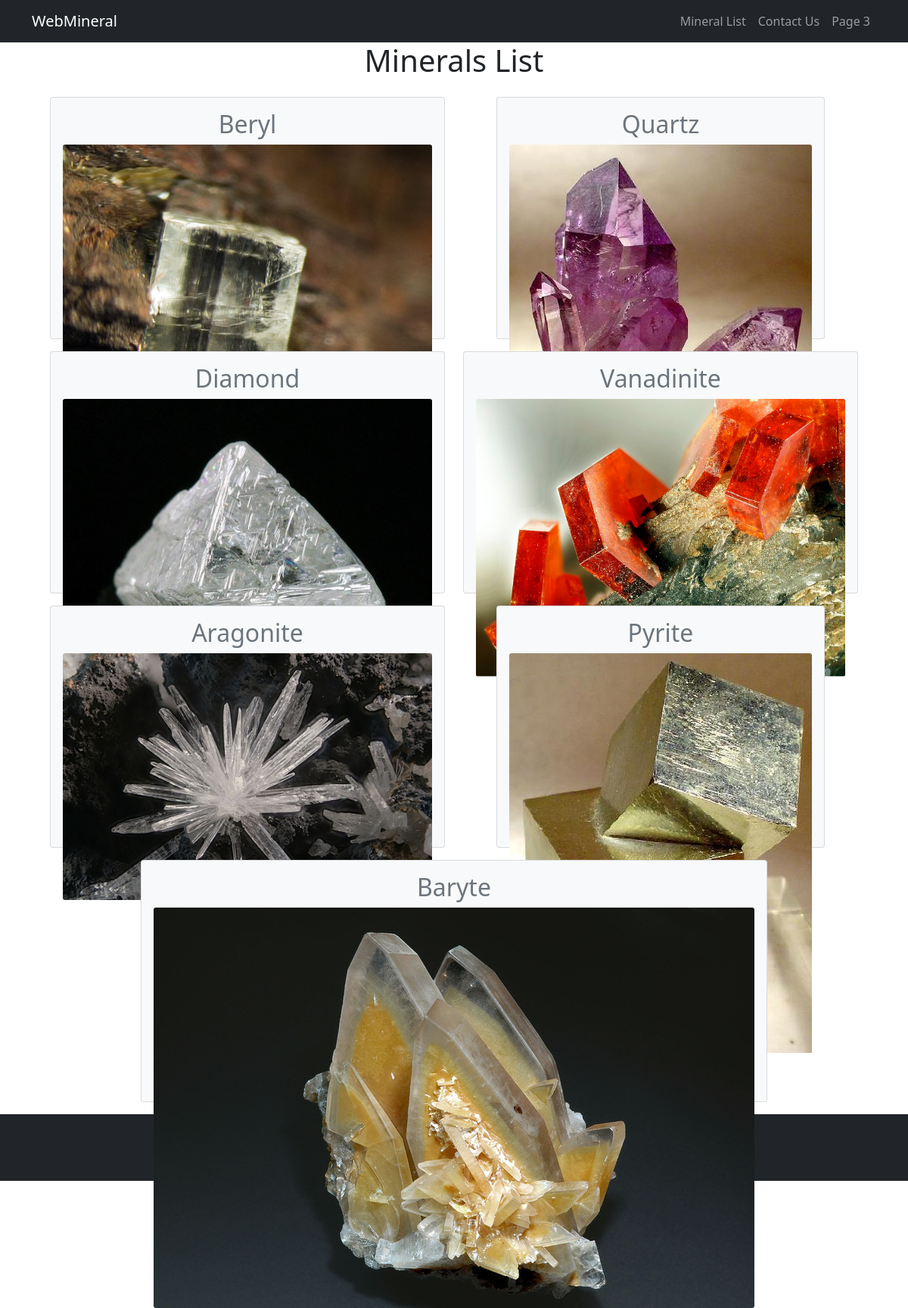
Page /mineral_list.php on the committed database.
### tables this page shows
CREATE TABLE `mineral`
(
    `id`               int           NOT NULL AUTO_INCREMENT,
    `name`             varchar(255)  NOT NULL,
    `chemical_formula` varchar(255)  NOT NULL,
    `crystalSystemID`  int,
    `minHardness`      decimal(3, 1) NOT NULL,
    `maxHardness`      decimal(3, 1) NOT NULL,
    `picturePath`      varchar(255)  NOT NULL,
    PRIMARY KEY(`id`),
    FOREIGN KEY (`crystalSystemID`) REFERENCES `crystal_system`(`id`) ON DELETE CASCADE
);

### templates/card.php (the view)
<div class="col d-flex justify-content-center">
    <div  class="card bg-light" style="height: 20rem">
        <a class="h-100" href="mineral.php?id=<?php echo $mineral['id'] ?>">
            <div class="card-body h-100">
                <h2 class="card-title"><?php echo $mineral['name']; ?></h2>
                <img class="card-img img-responsive" src="<?php echo $mineral['picturePath']; ?>" >
            </div>
        </a>
    </div>
</div>

### templates/header.php (shortened to what this page needs)
<!doctype html>
<html lang="en">
<head>
    <link href="css/bootstrap.min.css" rel="stylesheet">
    <link href="css/mystyle.css" rel="stylesheet">
</head>
<body class="d-flex flex-column min-vh-100">
<nav class="navbar navbar-expand-lg navbar-dark bg-dark" aria-label="Eighth navbar example">
    <div class="container">
        <a class="navbar-brand" href="/index.php">WebMineral</a>
        <div class="collapse navbar-collapse" id="navbarsExample07">
            <span class="d-flex">
            <ul class="navbar-nav me-auto mb-2 mb-lg-0">
              <li class="nav-item">
                <a class="nav-link" aria-current="page" href="mineral_list.php">Mineral List</a>
              </li>
              <li class="nav-item">
                <a class="nav-link" aria-current="page" href="contact.php">Contact Us</a>
              </li>
              <li class="nav-item">
                <a class="nav-link" aria-current="page" href="page-3.php">Page 3</a>
              </li>
            </ul>
          </span>
        </div>
    </div>
</nav>

### mineral_list.php (shortened to what this page needs)
<?php include "templates/header.php";
$query = 'SELECT id, name, picturePath FROM mineral';
$statement = $db->prepare($query);
$statement->execute();
$minerals = $statement->fetchAll();
$nb = 0;
?>
    <main class="container">
        <div class="starter-template text-center">
            <h1>Minerals List</h1>
            <div class="container">
                <div class="row align-items-center mb-3 mx-auto">
                    <?php foreach ($minerals as $mineral) :
                        if ($nb % 2 == 0) {
                            echo '</div>';
                            echo '<div class="row align-items-center mb-3 mx-auto">';
                        }
                        include "templates/card.php";
                        $nb++;
                    endforeach; ?>
                </div>
            </div>
    </main>
<?php include "templates/footer.php"; ?>

### templates/footer.php (shortened to what this page needs)
<footer class="mt-auto p-4 text-center bg-dark text-light">
    <div>
        <p>&copy; <?php echo date("Y"); ?> Ethan JOAO</p>
    </div>
</footer>
</body>
</html>

### css/mystyle.css (style rules this page uses)
.card.bg-light>a { text-decoration: none; color: #6c757d; }

### rows in the picture
mineral: name "Beryl"
mineral: name "Quartz", picturePath (picture)
mineral: name "Diamond", picturePath (picture)
mineral: name "Vanadinite", picturePath (picture)
mineral: name "Aragonite", picturePath (picture)
mineral: name "Pyrite", picturePath (picture)
mineral: name "Baryte", picturePath (picture)
